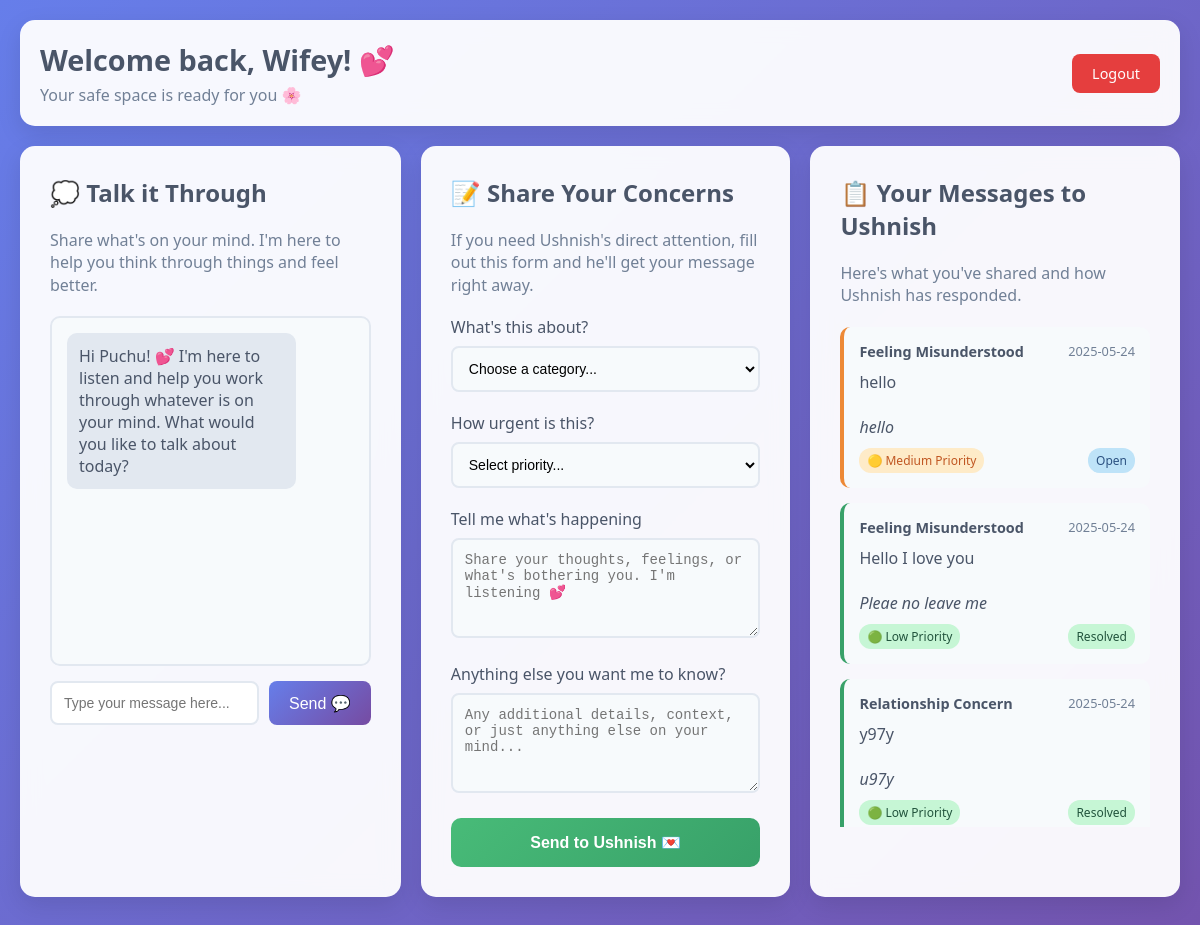
The app's page /portal (signed in) with its own data.
### tables this page shows
CREATE TABLE grievances (
            id INTEGER PRIMARY KEY AUTOINCREMENT,
            grievance_type TEXT NOT NULL,
            priority TEXT NOT NULL,
            description TEXT NOT NULL,
            additional_context TEXT,
            submitted_by TEXT NOT NULL,
            date_submitted DATETIME DEFAULT CURRENT_TIMESTAMP,
            status TEXT DEFAULT 'Open',
            husband_notes TEXT,
            date_resolved DATETIME
        );

### app.py (the view)
@app.route('/portal')
def portal():
    if 'logged_in' not in session or session.get('user_type') != 'wife':
        return redirect(url_for('index'))
    grievances = get_all_grievances()
    return render_template('portal.html',
                         username=session.get('username'),
                         grievances=grievances)

### app.py (called while the page is built)
def get_db_connection():
    try:
        conn = sqlite3.connect(DATABASE, timeout=20.0)
        conn.row_factory = sqlite3.Row
        conn.execute('PRAGMA journal_mode=WAL;')
        return conn
    except sqlite3.Error as e:
        print(f"Database connection error: {e}")
        raise

def get_all_grievances():
    try:
        conn = get_db_connection()
        grievances = conn.execute('''
            SELECT * FROM grievances
            ORDER BY date_submitted DESC
        ''').fetchall()
        conn.close()
        return grievances
    except sqlite3.Error as e:
        print(f"Database select error: {e}")
        if 'conn' in locals():
            conn.close()
        return []

### templates/portal.html (shortened to what this page needs)
<!DOCTYPE html>
<html lang="en">
<head>
</head>
<body>
    <div class="header">
        <div class="welcome-msg">
            <h1>Welcome back, {{ username }}! 💕</h1>
            <p>Your safe space is ready for you 🌸</p>
        </div>
        <a href="/logout" class="logout-btn">Logout</a>
    </div>
    <div class="main-content">
        <div class="card">
            <h2>💭 Talk it Through</h2>
            <p style="color: #718096; margin-bottom: 20px;">
                Share what's on your mind. I'm here to help you think through things and feel better.
            </p>
            <div class="chatbot-section">
                <div class="chat-messages" id="chatMessages">
                    <div class="message bot-message">
                        Hi Puchu! 💕 I'm here to listen and help you work through whatever is on your mind. What would you like to talk about today?
                    </div>
                </div>
                <div class="chat-input-area">
                    <input type="text" id="chatInput" class="chat-input" placeholder="Type your message here..." onkeypress="handleKeyPress(event)">
                    <button onclick="sendMessage()" class="send-btn">Send 💬</button>
                </div>
            </div>
        </div>
        <div class="card">
            <h2>📝 Share Your Concerns</h2>
            <p style="color: #718096; margin-bottom: 20px;">
                If you need Ushnish's direct attention, fill out this form and he'll get your message right away.
            </p>
            <form method="POST" action="/submit_grievance">
                <div class="form-group">
                    <label for="grievance_type">What's this about?</label>
                    <select id="grievance_type" name="grievance_type" required>
                        <option value="">Choose a category...</option>
                    </select>
                </div>
                <div class="form-group">
                    <label for="priority">How urgent is this?</label>
                    <select id="priority" name="priority" required>
                        <option value="">Select priority...</option>
                    </select>
                </div>
                <div class="form-group">
                    <label for="description">Tell me what's happening</label>
                    <textarea id="description" name="description" required placeholder="Share your thoughts, feelings, or what's bothering you. I'm listening 💕"></textarea>
                </div>
                <div class="form-group">
                    <label for="additional_context">Anything else you want me to know?</label>
                    <textarea id="additional_context" name="additional_context" placeholder="Any additional details, context, or just anything else on your mind..."></textarea>
                </div>
                <button type="submit" class="submit-btn">
                    Send to Ushnish 💌
                </button>
            </form>
        </div>
        <div class="card">
            <h2>📋 Your Messages to Ushnish</h2>
            <p style="color: #718096; margin-bottom: 20px;">
                Here's what you've shared and how Ushnish has responded.
            </p>
            <div class="grievances-list">
                {% if grievances %}
                    {% for grievance in grievances %}
                        <div class="grievance-item
                            {% if 'High' in grievance.priority %}priority-high
                            {% elif 'Medium' in grievance.priority %}priority-medium
                            {% else %}priority-low{% endif %}">
                            <div class="grievance-header">
                                <span class="grievance-type">{{ grievance.grievance_type }}</span>
                                <span class="grievance-date">
                                    {{ grievance.date_submitted.split(' ')[0] if grievance.date_submitted else 'Recent' }}
                                </span>
                            </div>
                            <div class="grievance-description">
                                {{ grievance.description }}
                                {% if grievance.additional_context %}
                                    <br><br><em>{{ grievance.additional_context }}</em>
                                {% endif %}
                            </div>
                            <div class="grievance-footer">
                                <span class="grievance-priority">
                                    {% if 'High' in grievance.priority %}🔴 High Priority
                                    {% elif 'Medium' in grievance.priority %}🟡 Medium Priority
                                    {% else %}🟢 Low Priority{% endif %}
                                </span>
                                <span class="status-badge
                                    {% if grievance.status == 'Open' %}status-open
                                    {% elif grievance.status == 'In Progress' %}status-in-progress
                                    {% else %}status-resolved{% endif %}">
                                    {{ grievance.status }}
                                </span>
                            </div>
                        </div>
                    {% endfor %}
                {% else %}
                    <div class="no-grievances">
                        No messages sent yet. 💕<br>
                        When you share something with Ushnish, it will appear here.
                    </div>
                {% endif %}
            </div>
        </div>
    </div>
</body>
</html>

### records on screen
grievances: grievance_type "Feeling Misunderstood", date_submitted "2025-05-24", description "hello", additional_context "hello", shows "🟡 Medium Priority", status "Open"
grievances: grievance_type "Feeling Misunderstood", date_submitted "2025-05-24", description "Hello I love you", additional_context "Pleae no leave me", shows "🟢 Low Priority", status "Resolved"
grievances: grievance_type "Relationship Concern", date_submitted "2025-05-24", description "y97y", additional_context "u97y", shows "🟢 Low Priority", status "Resolved"

### other values on screen
{{ username }} "Wifey"
